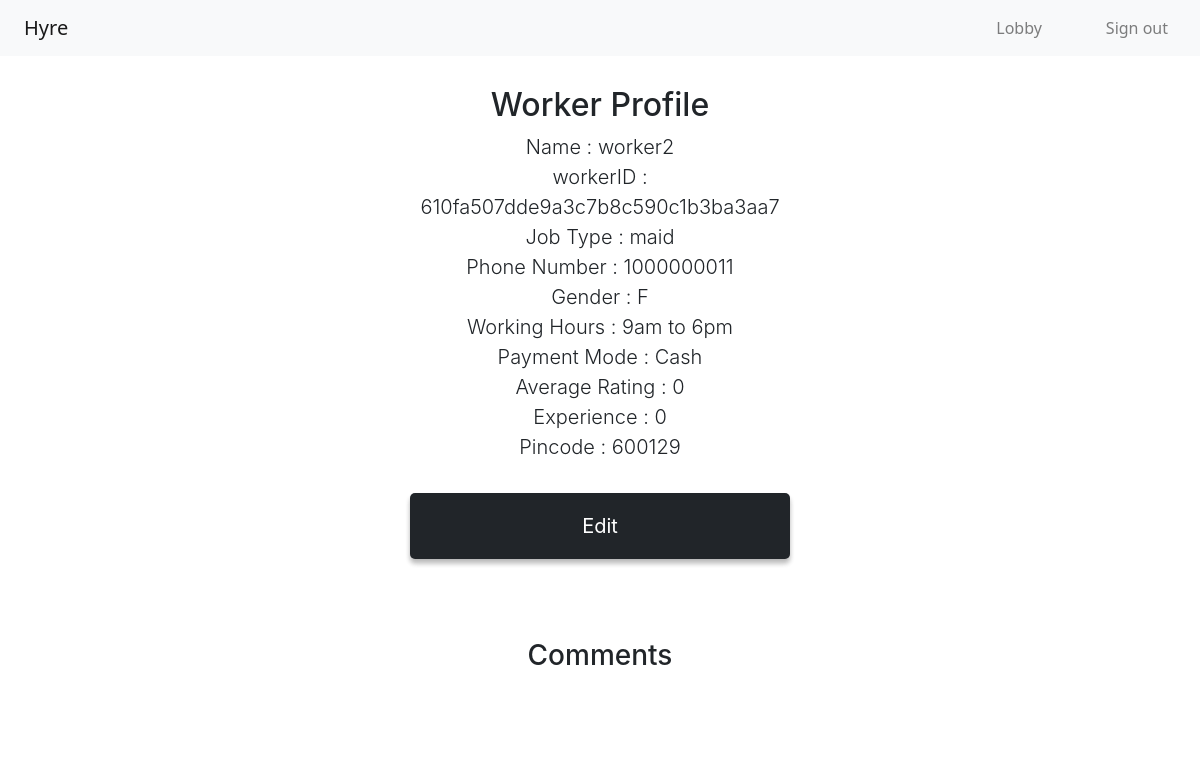
The page /workerProfile.php (signed in) on the database its author committed.
### tables this page shows
CREATE TABLE `worker` (
  `workerID` varchar(32) NOT NULL,
  `workerName` varchar(30) NOT NULL,
  `jobType` varchar(30) NOT NULL,
  `workingHours` varchar(20) NOT NULL DEFAULT '9am to 6pm',
  `experience` tinyint(11) NOT NULL,
  `paymentMode` varchar(50) NOT NULL DEFAULT 'Cash',
  `photo` blob NOT NULL,
  `reputationCount` int(11) NOT NULL DEFAULT 0,
  `averageRating` float NOT NULL DEFAULT 0
);

CREATE TABLE `account` (
  `name` varchar(30) NOT NULL,
  `phoneNumber` bigint(10) NOT NULL,
  `gender` char(1) NOT NULL DEFAULT 'M',
  `dOB` date NOT NULL,
  `pincode` int(6) NOT NULL,
  `aadhaar` bigint(16) NOT NULL,
  `password` varchar(32) NOT NULL,
  `userType` char(1) NOT NULL DEFAULT 'W',
  `ID` varchar(32) NOT NULL,
  `accountStatus` tinyint(4) NOT NULL DEFAULT 1,
  `reportCount` smallint(6) NOT NULL DEFAULT 0
);

### workerProfile.php (the view, shortened to what this page needs)
<?php
include 'config.php' ;
if( $_SESSION['userType'] ){
    $workerID = "" ;
    if( isset($_GET['workerID']) ){
        $workerID = $_GET['workerID'] ;
    }
    else if( $_SESSION['userType'] == "W"){
        $workerID = $_SESSION['ID'] ;
    }
    else{
        header("location:searchWorker.php") ;
    }
    $selectWorkers = "SELECT * FROM worker,account where worker.workerID=account.ID and workerID = '$workerID' ";
    $result = mysqli_query( $conn, $selectWorkers ) ;
    $row = mysqli_fetch_assoc($result) ;
    $workerID = $row['workerID'] ;
    $name = $row['workerName'] ;
    $jobType = $row['jobType'] ;
    $workingHours = $row['workingHours'] ;
    $phoneNumber = $row['phoneNumber'] ;
    $gender = $row['gender'] ;
    $averageRating = $row['averageRating'] ;
    $paymentMode = $row['paymentMode'] ;
    $experience = $row['experience'] ;
    $pincode = $row['pincode'] ;
?>
<!DOCTYPE html>
<html>
    <head>
        <link rel="stylesheet" type="text/css" href="1Level/darkTheme.css">
        <link rel="stylesheet" href="https://cdn.jsdelivr.net/npm/bootstrap@4.0.0/dist/css/bootstrap.min.css">
    <link href="https://cdn.jsdelivr.net/npm/bootstrap@5.2.0-beta1/dist/css/bootstrap.min.css" rel="stylesheet">
    </head>
    <body>
    <nav class="navbar navbar-expand-lg navbar-light bg-light">
        <a class="navbar-brand ms-4" href="">Hyre</a>
        <div class="collapse navbar-collapse" id="#navbarToggleButton">
        <ul class="navbar-nav px-4 ms-auto">
            <li class="nav-item"><a class="nav-link" href='mainlobby.php'>Lobby</a></li>
        </ul>
        <ul class="navbar-nav px-4">
            <li class="nav-item"><a class="nav-link" href='logout.php'>Sign out</a></li>
        </ul>
        </div>
    </nav>
            <div class="form">
                <h2 style='text-align:center'>Worker Profile</h2>
                <?php
                echo "<p>Name : $name<br> workerID : $workerID<br>";
                echo "Job Type : $jobType<br> Phone Number : $phoneNumber<br>Gender : $gender<br>Working Hours : $workingHours<br>" ;
                echo "Payment Mode : $paymentMode<br>Average Rating : $averageRating<br>Experience : $experience<br>Pincode : $pincode<br>" ;
                if( $_SESSION['userType'] == "C" ){
                    echo "<div style='text-align:center;'><h3 style='font-size:1.25rem;font-weight:300; margin-top:20px; margin-bottom:20px'><a href='book.php?workerID=$workerID' id='submit-button'><button style='border-radius:7px'>Book Request</button></a></h3></div>" ;
                }
                else{
                    ?>
                    <div><button type="button" onclick="location.href='editWorkerDetails.php'" name="editWorkerDetails" id="submit-button" style="margin-top:15px;  border-radius:5px">Edit</button></div>
                    <?php
                }
                ?>
            </div>
            <div class="form">
                <h3 style='text-align:center'>Comments</h3>
            </div>
    </body>
 </html>
 <?php
    }
    else{
        header("location:index.html") ;
    }
?>

### 1Level/darkTheme.css (style rules this page uses)
h2 { font-weight: 400; margin-bottom: 35px; color: rgb(33, 37, 41); font-family: -apple-system,system-ui,BlinkMacSystemFont,"Segoe UI",Roboto,"Helvetica Neue",Arial,sans-serif; text-align: center; margin-bottom: 10px; }
body { background-color: rgb(255, 255, 255); }
.form { margin: auto; padding-left: 50px; padding-right: 50px; padding-bottom: 50px; padding-top: 30px; background-color: white; min-height: xxx; overflow: hidden; width: 40%; border-radius: 15px; font-family: -apple-system,system-ui,BlinkMacSystemFont,"Segoe UI",Roboto,"Helvetica Neue",Arial,sans-serif; line-height: 180%; color: rgb(33, 37, 41); font-size: 17px; font-size: 1.25rem; font-weight: 300; }
h3 { font-family: -apple-system,system-ui,BlinkMacSystemFont,"Segoe UI",Roboto,"Helvetica Neue",Arial,sans-serif; font-weight: normal; font-stretch: narrower; color: rgb(33, 37, 41); font-size:1.25rem; }
button { font-size: 17px; padding: 15px; top:50%; background-color: rgb(33, 37, 41); color: white; border: none; border-radius: 5px; box-shadow: 0 4px 5px 0 rgba(0,0,0,0.2), 0 5px 5px 0 rgba(0,0,0,0.1); font-family: -apple-system,system-ui,BlinkMacSystemFont,"Segoe UI",Roboto,"Helvetica Neue",Arial,sans-serif; color: rgb(255, 255, 255); width: 30%; }
::placeholder { color: rgb(198, 198, 198); }
#submit-button { width: 100%; }
p { color: rgb(33, 37, 41); text-align: center; font-size: 20px; line-height: 30px; font-family: -apple-system,system-ui,BlinkMacSystemFont,"Segoe UI",Roboto,"Helvetica Neue",Arial,sans-serif; }
* { -webkit-box-sizing: border-box; -moz-box-sizing: border-box; box-sizing: border-box; }
button { transition-duration: 0.4s; }
a, a:hover, a:focus, a:active { text-decoration: none; color: inherit; }

### rows shown on the page
worker: workerName "worker2", workerID "610fa507dde9a3c7b8c590c1b3ba3aa7", jobType "maid", account.phoneNumber "1000000011", account.gender "F", workingHours "9am to 6pm", paymentMode "Cash", averageRating "0", experience "0", account.pincode "600129"
